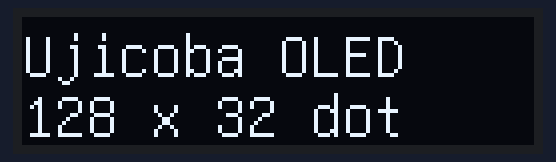
A sketch run on a simulated Arduino Uno, built with avr-gcc and run on an emulated ATmega328P. Shown: 128×32 one-colour display.

Above: at 0.2 s.

The sketch:

tesOLED2.ino
```cpp
// Contoh pengujian OLED beresolusi 128 x 32

#include "U8glib.h"

U8GLIB_SSD1306_128X32 u8g;

void setup()
{
}

void loop()
{
  // Penanganan gambar
  u8g.firstPage();
  do
  {
    buatGambar();
  } while( u8g.nextPage());

  delay(50); // Tunda sebentar sebelum menyegarkan gambar
}

void buatGambar()
{
  u8g.setFont(u8g_font_unifont);
  u8g.drawStr(0, 15, "Ujicoba OLED");
  u8g.drawStr(0, 30, "128 x 32 dot");
}
```
